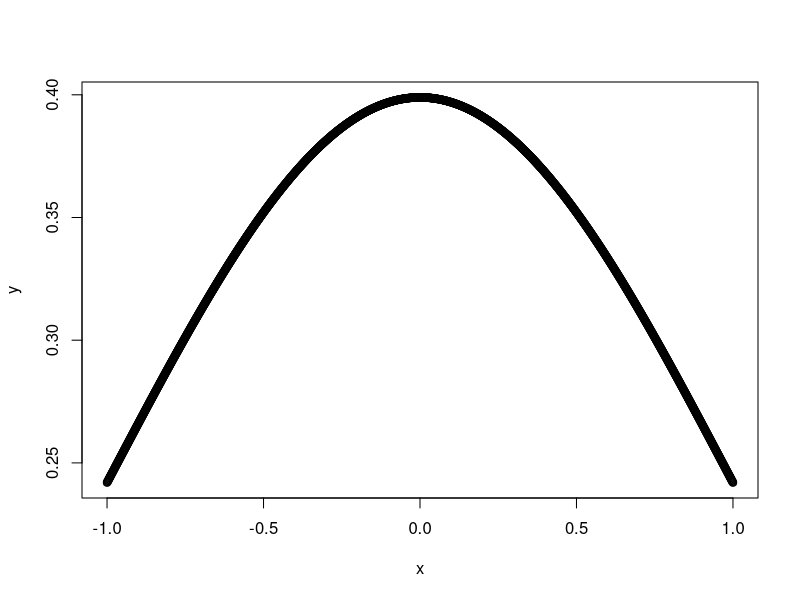

Write the R code that produced this figure.
# Lista 4.1 - 11/10/2024
# Exercício 01
frase <- "A vida é bela!!"
n <- 10
# para comparar ao n, preciso de
# uma variável auxiliar de
# contagem (i, j, k, l, m)
i <- 1
while(i <= n){
  print(frase)
  i <- i + 1
}

for(j in 1:n){
  print(frase)
}

k <- 1
repeat{
  print(frase)
  k <- k + 1
  if(k > n) break
}

for(i in 1:n){
  print(paste0(frase,"-",i))
}

# Exercício 2
# imprimir na tela os números de 1 a 20
1:20
20:1
seq(0,20,2)
seq(20,0,-2)

# Gerar a sequência:
# 1, -2, 3, -4, 5, -6, 7
for(i in  1:7){
  if(i %% 2 == 0){
    print(-i)
  }else{
      print(i)
    }
}
# ou 1:7*(-1)^(1:7)*(-1)

# Exercício 03
seq(0,25,2)
10:(-10)

# Exercício 04
S <- 0
for(i in 1:10){
  if(i %% 2 ==1){
    S = S + i/i^2
  }else{
    S = S - i/i^2
  }
}
S
4/4^2
.8333333-0.25

# Exercício 6
idade <- c(22, 28, 44, 35, 30)

# tirar a média
media <- mean(idade)
# classificar se média entre 0 e 25 - jovem
# se média entre 26 e 60 - adulto
# se média maior que 60 idosa
if(mean(idade) <=25){
  print("Jovem")
} else if(media <=60){
  print("Adulta")
} else {
  print("Idosa")
}

# Criação de Função
multiplicador <- function(x,y){
  r = x*y
  return(r)
}
multiplicador(4,5)
multiplicador(4,3)
multiplicador(256,36)

# Função que calcula
# y = 3 -4x (função linear)
calculo_linear <- function(x){
  y = 3 -4*x
  return(y)
}
calculo_linear(2)

# Cáclulo da área sob a curva
# normal padrão -1 a 1
# 1 Construir a função normal
minha_normal <- function(x, mu, sigmma){
  y = 1/sqrt(2*pi*sigmma^2)*exp(-1/2*((x-mu)/sigmma)^2)
  return(y)
}
minha_normal(1,0,1)

# 2 Construir o eixo x
delta <- 0.001
x <- seq(-1,1,delta)

# 3 Construir o eixo y (densidade)
y <- minha_normal(x,0,1)
plot(x,y)

# 4 Calcular as áreas (Regra do Trapézio)
area <- 0
for(i in 1:(length(y)-1)){
  area[i] = (y[i]+y[i+1])*delta/2
}

# 5 Integrar as áreas (integral)
sum(area)
































